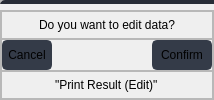
                                          <widget class="QWidget" name="page_edit_branch">
                                           <layout class="QVBoxLayout" name="verticalLayout_63">
                                            <property name="leftMargin">
                                             <number>0</number>
                                            </property>
                                            <property name="topMargin">
                                             <number>0</number>
                                            </property>
                                            <property name="rightMargin">
                                             <number>0</number>
                                            </property>
                                            <property name="bottomMargin">
                                             <number>0</number>
                                            </property>
                                            <item>
                                             <widget class="QFrame" name="table_area_6">
                                              <property name="frameShape">
                                               <enum>QFrame::StyledPanel</enum>
                                              </property>
                                              <property name="frameShadow">
                                               <enum>QFrame::Raised</enum>
                                              </property>
                                              <widget class="QTableWidget" name="view_branch_table_3">
                                               <property name="geometry">
                                                <rect>
                                                 <x>0</x>
                                                 <y>0</y>
                                                 <width>821</width>
                                                 <height>451</height>
                                                </rect>
                                               </property>
                                               <property name="styleSheet">
                                                <string notr="true">QTableWidget {	
	background-color: rgb(39, 44, 54);
	padding: 10px;
	border-radius: 5px;
	gridline-color: rgb(44, 49, 60);
	border-bottom: 1px solid rgb(44, 49, 60);
}
QTableWidget::item{
	border-color: rgb(44, 49, 60);
	padding-left: 5px;
	padding-right: 5px;
	gridline-color: rgb(44, 49, 60);
}
QTableWidget::item:selected{
	background-color: rgb(85, 170, 255);
}
QScrollBar:horizontal {
    border: none;
    background: rgb(52, 59, 72);
    height: 14px;
    margin: 0px 21px 0 21px;
	border-radius: 0px;
}
 QScrollBar:vertical {
	border: none;
    background: rgb(52, 59, 72);
    width: 14px;
    margin: 21px 0 21px 0;
	border-radius: 0px;
 }
QHeaderView::section{
	Background-color: rgb(39, 44, 54);
	max-width: 30px;
	border: 1px solid rgb(44, 49, 60);
	border-style: none;
    border-bottom: 1px solid rgb(44, 49, 60);
    border-right: 1px solid rgb(44, 49, 60);
}
QTableWidget::horizontalHeader {	
	background-color: rgb(81, 255, 0);
}
QHeaderView::section:horizontal
{
    border: 1px solid rgb(32, 34, 42);
	background-color: rgb(27, 29, 35);
	padding: 3px;
	border-top-left-radius: 7px;
    border-top-right-radius: 7px;
}
QHeaderView::section:vertical
{
    border: 1px solid rgb(44, 49, 60);
}
</string>
                                               </property>
                                              </widget>
                                             </widget>
                                            </item>
                                            <item>
                                             <widget class="QFrame" name="btn_area_6">
                                              <property name="minimumSize">
                                               <size>
                                                <width>0</width>
                                                <height>90</height>
                                               </size>
                                              </property>
                                              <property name="maximumSize">
                                               <size>
                                                <width>16777215</width>
                                                <height>90</height>
                                               </size>
                                              </property>
                                              <property name="frameShape">
                                               <enum>QFrame::StyledPanel</enum>
                                              </property>
                                              <property name="frameShadow">
                                               <enum>QFrame::Raised</enum>
                                              </property>
                                              <layout class="QVBoxLayout" name="verticalLayout_64">
                                               <property name="spacing">
                                                <number>0</number>
                                               </property>
                                               <property name="leftMargin">
                                                <number>0</number>
                                               </property>
                                               <property name="topMargin">
                                                <number>0</number>
                                               </property>
                                               <property name="rightMargin">
                                                <number>0</number>
                                               </property>
                                               <property name="bottomMargin">
                                                <number>0</number>
                                               </property>
                                               <item>
                                                <widget class="QFrame" name="frame_40">
                                                 <property name="frameShape">
                                                  <enum>QFrame::StyledPanel</enum>
                                                 </property>
                                                 <property name="frameShadow">
                                                  <enum>QFrame::Raised</enum>
                                                 </property>
                                                 <layout class="QVBoxLayout" name="verticalLayout_65">
                                                  <property name="spacing">
                                                   <number>0</number>
                                                  </property>
                                                  <property name="leftMargin">
                                                   <number>0</number>
                                                  </property>
                                                  <property name="topMargin">
                                                   <number>0</number>
                                                  </property>
                                                  <property name="rightMargin">
                                                   <number>0</number>
                                                  </property>
                                                  <property name="bottomMargin">
                                                   <number>0</number>
                                                  </property>
                                                  <item alignment="Qt::AlignHCenter">
                                                   <widget class="QLabel" name="label_18">
                                                    <property name="text">
                                                     <string>Do you want to edit data?</string>
                                                    </property>
                                                   </widget>
                                                  </item>
                                                 </layout>
                                                </widget>
                                               </item>
                                               <item alignment="Qt::AlignHCenter">
                                                <widget class="QFrame" name="frame_41">
                                                 <property name="frameShape">
                                                  <enum>QFrame::StyledPanel</enum>
                                                 </property>
                                                 <property name="frameShadow">
                                                  <enum>QFrame::Raised</enum>
                                                 </property>
                                                 <layout class="QHBoxLayout" name="horizontalLayout_32">
                                                  <property name="spacing">
                                                   <number>100</number>
                                                  </property>
                                                  <property name="leftMargin">
                                                   <number>0</number>
                                                  </property>
                                                  <property name="topMargin">
                                                   <number>0</number>
                                                  </property>
                                                  <property name="rightMargin">
                                                   <number>0</number>
                                                  </property>
                                                  <property name="bottomMargin">
                                                   <number>0</number>
                                                  </property>
                                                  <item>
                                                   <widget class="QPushButton" name="btn_edit_branch_cancel">
                                                    <property name="minimumSize">
                                                     <size>
                                                      <width>50</width>
                                                      <height>30</height>
                                                     </size>
                                                    </property>
                                                    <property name="maximumSize">
                                                     <size>
                                                      <width>50</width>
                                                      <height>30</height>
                                                     </size>
                                                    </property>
                                                    <property name="styleSheet">
                                                     <string notr="true">QPushButton {
	border: 2px solid rgb(52, 59, 72);
	border-radius: 5px;	
	background-color: rgb(52, 59, 72);
}
QPushButton:hover {
	background-color: rgb(220, 53, 53);
	border: 2px solid rgb(220, 53, 53);
}
QPushButton:pressed {	
	background-color: rgb(235, 83, 83);
	border: 2px solid rgb(220, 53, 53);
}</string>
                                                    </property>
                                                    <property name="text">
                                                     <string>Cancel</string>
                                                    </property>
                                                   </widget>
                                                  </item>
                                                  <item>
                                                   <widget class="QPushButton" name="btn_edit_branch_confirm">
                                                    <property name="minimumSize">
                                                     <size>
                                                      <width>60</width>
                                                      <height>30</height>
                                                     </size>
                                                    </property>
                                                    <property name="maximumSize">
                                                     <size>
                                                      <width>60</width>
                                                      <height>30</height>
                                                     </size>
                                                    </property>
                                                    <property name="styleSheet">
                                                     <string notr="true">QPushButton {
	border: 2px solid rgb(52, 59, 72);
	border-radius: 5px;	
	background-color: rgb(52, 59, 72);
}
QPushButton:hover {
	background-color: rgb(31, 181, 123);
	border: 2px solid rgb(31, 181, 123);
}
QPushButton:pressed {	
	background-color: rgb(83, 191, 157);
	border: 2px solid rgb(31, 181, 123);
}</string>
                                                    </property>
                                                    <property name="text">
                                                     <string>Confirm</string>
                                                    </property>
                                                   </widget>
                                                  </item>
                                                 </layout>
                                                </widget>
                                               </item>
                                               <item>
                                                <widget class="QFrame" name="frame_42">
                                                 <property name="frameShape">
                                                  <enum>QFrame::StyledPanel</enum>
                                                 </property>
                                                 <property name="frameShadow">
                                                  <enum>QFrame::Raised</enum>
                                                 </property>
                                                 <layout class="QVBoxLayout" name="verticalLayout_66">
                                                  <property name="spacing">
                                                   <number>0</number>
                                                  </property>
                                                  <property name="leftMargin">
                                                   <number>0</number>
                                                  </property>
                                                  <property name="topMargin">
                                                   <number>0</number>
                                                  </property>
                                                  <property name="rightMargin">
                                                   <number>0</number>
                                                  </property>
                                                  <property name="bottomMargin">
                                                   <number>0</number>
                                                  </property>
                                                  <item alignment="Qt::AlignHCenter">
                                                   <widget class="QLabel" name="label_print_result_branch_edit">
                                                    <property name="text">
                                                     <string>&quot;Print Result (Edit)&quot;</string>
                                                    </property>
                                                   </widget>
                                                  </item>
                                                 </layout>
                                                </widget>
                                               </item>
                                              </layout>
                                             </widget>
                                            </item>
                                           </layout>
                                          </widget>
